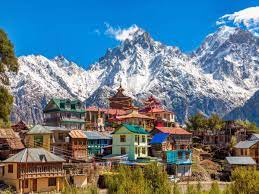
#> input picture download.jfif, 259 x 194 px
$ python histograms.py
#> lines starting #> are read from the running program, lines starting #| are printed output that depends on the picture; after the words box and inside, x2 and y2 are one past the last pixel; in counts of white or black regions, pixels touching at a corner belong together
import cv2 as cv
import matplotlib.pyplot as plt
import numpy as np

img=cv.imread('download.jfif',-1)
#> img is the input picture: shape (194, 259, 3); mean B, G, R 137.3, 124.5, 102
cv.imshow('Image for testing',img)

blank=np.zeros(img.shape[:2],dtype='uint8')

gray=cv.cvtColor(img,cv.COLOR_BGR2GRAY)
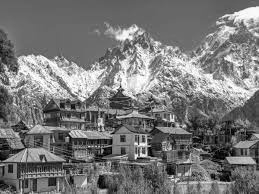
#> gray: shape (194, 259); min 0, max 255, mean 119.3
cv.imshow('Gray image',gray)

circle=cv.circle(blank,(img.shape[0]//2,img.shape[0]//2),100,255,-1)
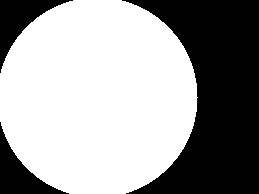
#> blank: shape (194, 259); 62% white; 3 black regions, box (x1, y1, x2, y2) and area: (122, 0, 259, 194) 15716, (0, 0, 73, 73) 1721, (0, 122, 69, 194) 1648
# cv.imshow('Circle image',circle)

masked_image=cv.bitwise_and(gray,gray,mask=circle)
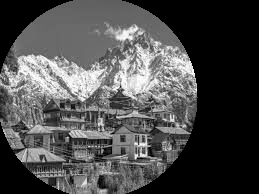
#> masked_image: shape (194, 259); min 0, max 255, mean 76

#grayscale histogram
gray_hist=cv.calcHist([gray],[0],masked_image,[256],[0,256])
#> gray_hist = 256 values, max 1162 at index 106, min 0 at index 0, mean 121.7

plt.figure()
plt.title('Grayscale Histogram')
plt.xlabel('Bins')
plt.ylabel('# of pixels')
plt.plot(gray_hist)
plt.xlim([0,256])
plt.show()
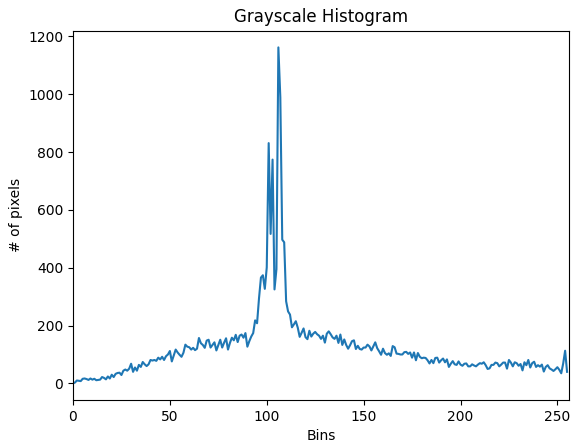
#> figure drawn by matplotlib, 1 panel; curve peaks at x = 106, y = 1162

cv.waitKey(0)

$ run again, with dog.jpg saved as download.jfif
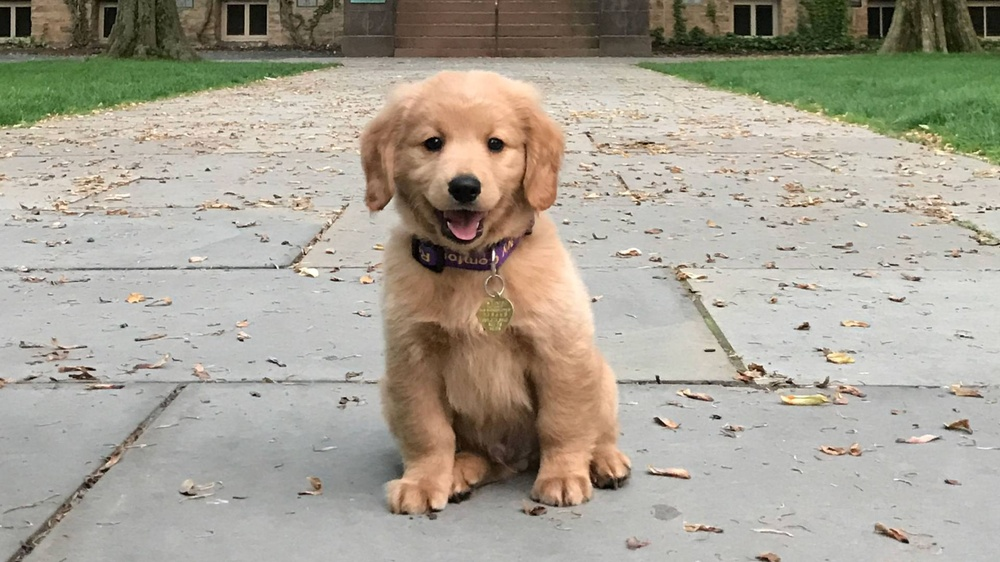
#> input picture dog.jpg, 1000 x 562 px, shrunk from 1920 x 1080 before the run
#> img is the input picture: shape (562, 1000, 3); mean B, G, R 148.8, 162.3, 168.1
#> `circle=cv.circle(blank,(img.shape[0]//2,img.shape[0]//2),100,255,-1)`:
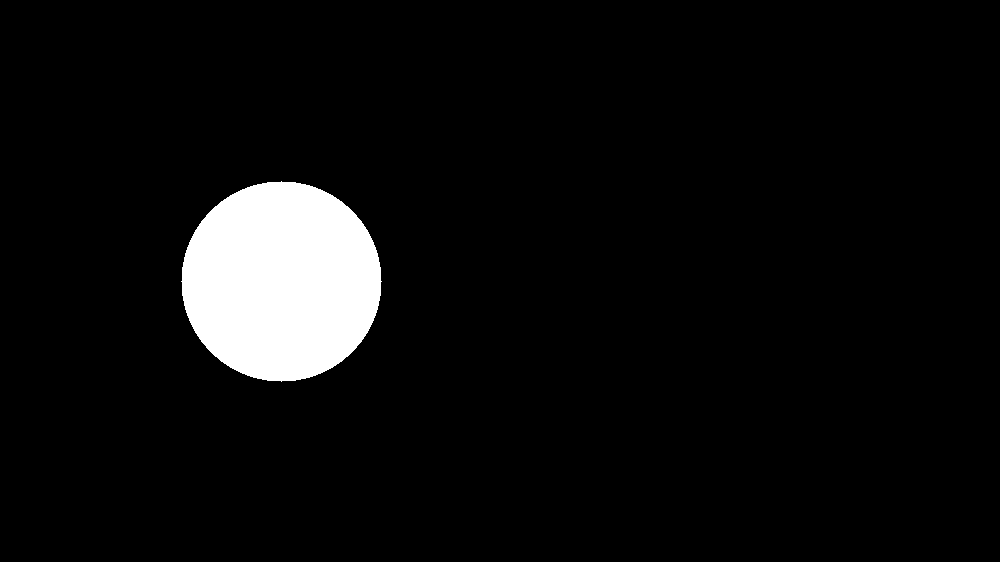
#> blank: shape (562, 1000); 5.6% white; 1 white region, box (x1, y1, x2, y2) and area: (181, 181, 382, 382) 31417
#> gray_hist = 256 values, max 2178 at index 196, min 0 at index 0, mean 122.7
#> `plt.show()`:
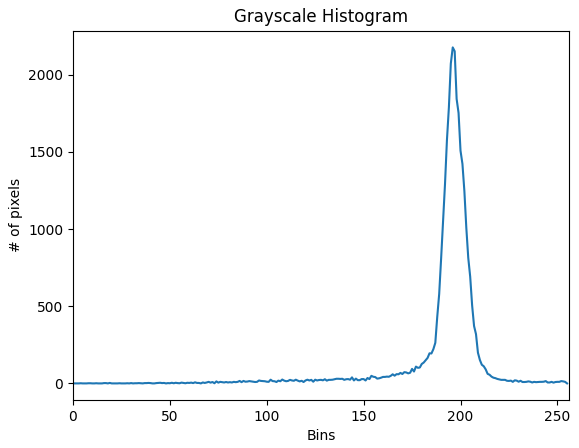
#> figure drawn by matplotlib, 1 panel; curve peaks at x = 196, y = 2178
